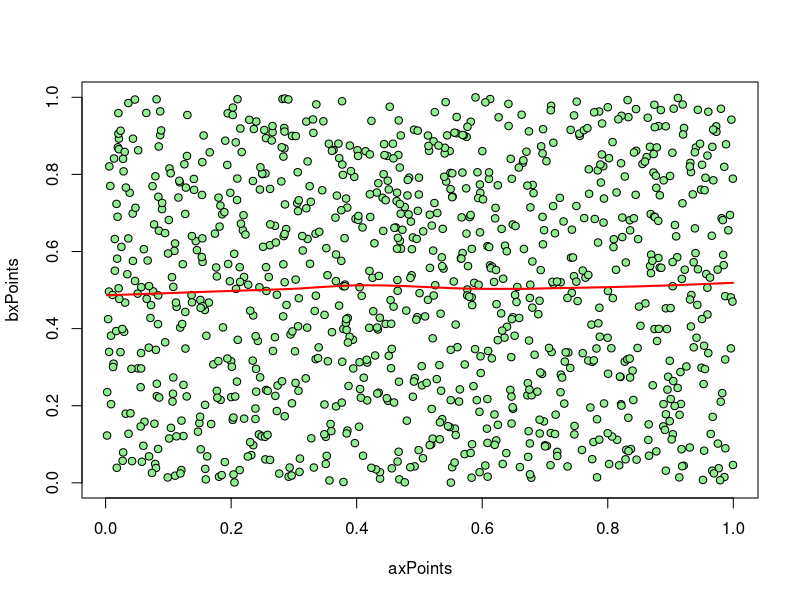
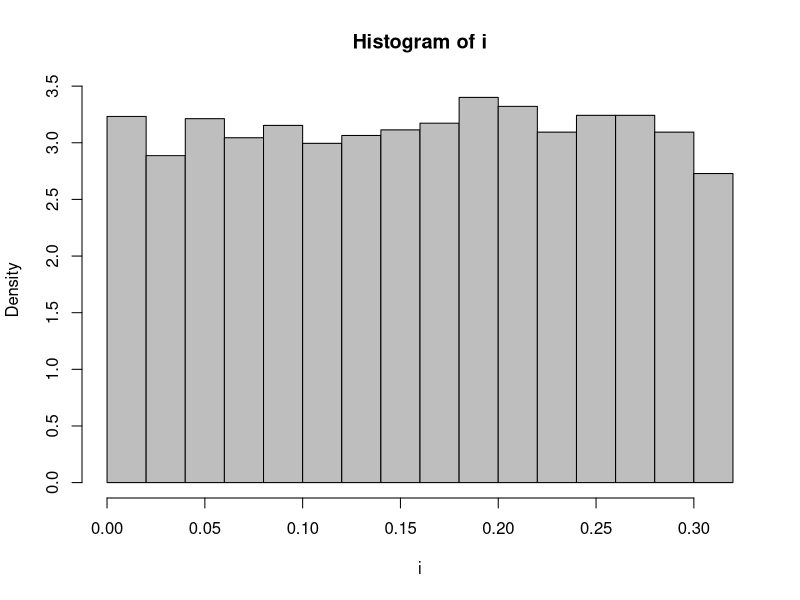

Here is the R script that generated these plots, in order: (Note: this script raises an error after producing the figures.)
## ---- chunk 1
knitr::opts_chunk$set(echo = TRUE)
## ---- chunk 2
n<-1000

sample1 <- rnorm(n, mean=4, sd = sqrt(2))
sample2 <- rnorm(n, mean=0, sd = 2)
axPoints <- pnorm(sample1, mean(sample1), sd(sample1))
bxPoints <- pnorm(sample2, mean(sample2), sd(sample2))


plot(axPoints, bxPoints, pch = 21, bg = "lightgreen")
lines(lowess(bxPoints ~ axPoints), col = "red", lwd = 2)

## ---- chunk 3
n<-10000
x<-rnorm(n,0,1)
y<-rnorm(n,0,1)
z<- 1/pi*exp(-0.5*(x^2+y^2))
c<-x*y
i<-ifelse(c>0,z,NA)
hist(i, freq = F, col = "gray", breaks = ceiling(20))

## ---- chunk 4
shapiro.test(i)
